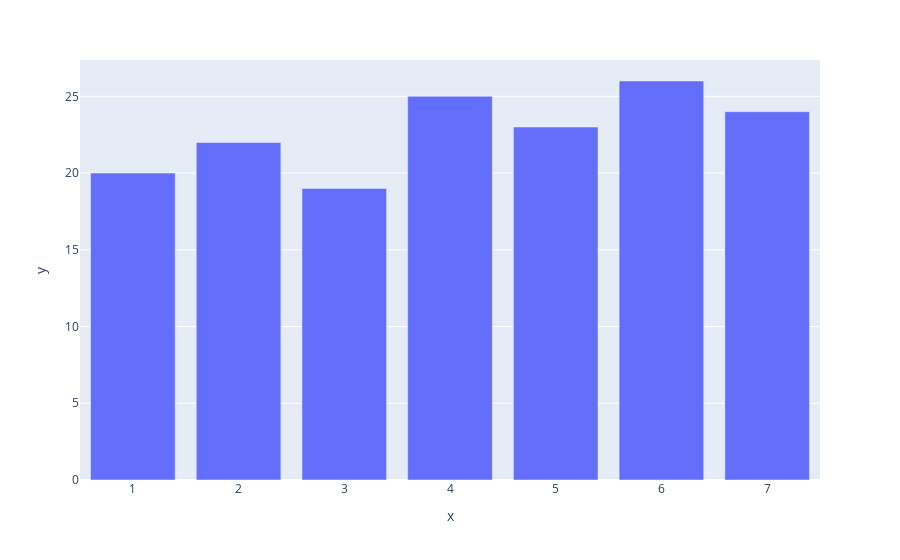

The notebook cell saved with this chart:
### Markdown cell above
---

## Ejercicio 1: Gráfico de líneas

1.1) Crea un gráfico de línea con datos de temperatura
- Días: 1-7
- Temperatura: [20, 22, 19, 25, 23, 26, 24]

### Code cell
# Tu código aquí
data = [20, 22, 19, 25, 23, 26, 24]

x, y = zip(*enumerate(data, start=1))

fig = px.bar(x=x,y=y)
fig.show()

### Figure 1 — Plotly figure (JSON) as saved in the notebook; plotly's stock layout.template omitted (floating-point values rounded to 4 significant figures)
{"data": [{"hovertemplate": "x=%{x}<br>y=%{y}<extra></extra>", "legendgroup": "", "marker": {"color": "#636efa", "pattern": {"shape": ""}}, "name": "", "orientation": "v", "showlegend": false, "textposition": "auto", "type": "bar", "x": [1, 2, 3, 4, 5, 6, 7], "xaxis": "x", "y": [20, 22, 19, 25, 23, 26, 24], "yaxis": "y"}], "layout": {"barmode": "relative", "legend": {"tracegroupgap": 0}, "margin": {"t": 60}, "xaxis": {"anchor": "y", "domain": [0, 1], "title": {"text": "x"}}, "yaxis": {"anchor": "x", "domain": [0, 1], "title": {"text": "y"}}}}
